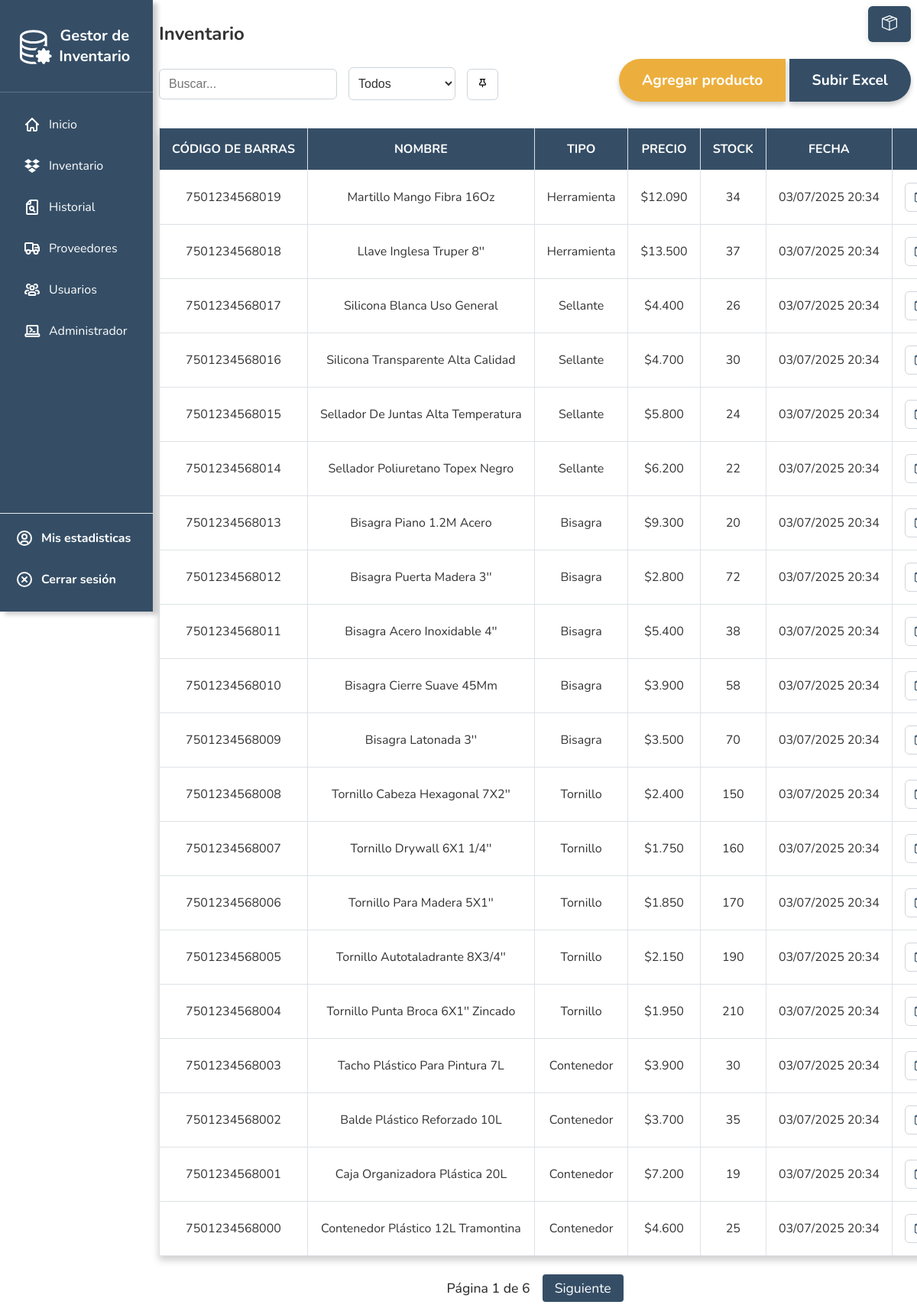
/inventario/ (signed in), run on the app's committed database.
### inventory/models.py (models this page shows, shortened)
class Producto(models.Model):
    name = models.CharField(max_length=200, default='Sin nombre')
    product_type = models.ForeignKey(ProductType, on_delete=models.CASCADE, verbose_name="Tipo")
    price = models.IntegerField()
    stock = models.IntegerField(default=0)
    codigo_barras = models.CharField(max_length=50, null=True, blank=True)
    date_added = models.DateTimeField(default=now, editable=False)
    class Meta:
        verbose_name = "Producto"
        verbose_name_plural = "Productos"

class ProductType(models.Model):
    name = models.CharField(max_length=100, unique=True)
    description = models.TextField(blank=True, null=True)
    is_active = models.BooleanField(default=True)
    created_at = models.DateTimeField(auto_now_add=True)
    class Meta:
        verbose_name = "Tipo de Producto"
        verbose_name_plural = "Tipos de Productos"

### inventory/views.py (the view)
# urls.py: path('inventario', inventario, name='inventario'),
@login_required
def inventario(request):
    query = request.GET.get('q', '')
    product_type_filter = request.GET.get('type', '')
    productos = Producto.objects.all()
    if query:
        productos = productos.filter(
            Q(name__icontains=query) |
            Q(codigo_barras__icontains=query)
        )
    if product_type_filter:
        productos = productos.filter(product_type__name=product_type_filter)
    from django.db.models import F
    productos = productos.annotate(
        codigo_barras_int=F('codigo_barras')
    ).order_by(
        F('codigo_barras').desc(nulls_last=True),
        '-id'
    )
    product_types = ProductType.objects.filter(is_active=True).order_by('name')
    paginator = Paginator(productos, 20)
    page_number = request.GET.get('page')
    productos = paginator.get_page(page_number)
    context = {
        'productos': productos,
        'product_types': product_types,
        'current_query': query,
        'current_type': product_type_filter
    }
    return render(request, 'inv/inventario.html', context)

### inventory/templatetags/number_filters.py (called while the page is built)
@register.filter
def comma_miles(value):
    try:
        return f"{int(value):,}".replace(",", ".")
    except:
        return value

### inventory/templates/inv/inventario.html (shortened to what this page needs)
{% extends 'inv/base.html' %}
{% load static %}
{% block body %}
<h2>Inventario</h2>
<div class="container-set-inventory">
  <div class="add_buttons">
    <div class="inventory-left">
      <div class="button-group">
        <input type="text" id="searchInput" placeholder="Buscar..." class="form-control d-inline-block w-auto" />
      </div>
      <div class="button-group">
        <select id="filterType" class="form-select d-inline-block w-auto">
          <option value="">Todos</option>
        </select>
        <button type="submit" class="dynamic-table-button">Entrar</button>
      </div>
    </div>
    <div class="inventory-right">
      <div class="button-group">
        <div class="button-group-fused">
          <a href="{% url 'producto_create' %}" class=" agregar-producto">Agregar producto</a>
          <a href="{% url 'upload_products_excel' %}" class=" agregar-excel">Subir Excel</a>
        </div>
      </div>
    </div>
  </div>
  <div id="tablaProductos">
    {% include 'inv/tabla_productos.html' %}
  </div>
  {% include 'inv/cart_panel.html' %}
  {% endblock %}

### inventory/templates/inv/tabla_productos.html (shortened to what this page needs)
{% load number_filters %}
<div class="table-responsive">
  <table class="table table-striped">
    <thead>
      <tr>
        <th>Código de Barras</th>
        <th>Nombre</th>
        <th>Tipo</th>
        <th>Precio</th>
        <th>Stock</th>
        <th>Fecha</th>
        <th>Acciones</th>
      </tr>
    </thead>
    <tbody>
      {% for producto in productos %}
      <tr>
        <td>{{ producto.codigo_barras|default:"-" }}</td>
        <td>{{ producto.name }}</td>
        <td>{{ producto.product_type.name }}</td>
        <td>${{ producto.price|comma_miles }}</td>
        <td>{{ producto.stock }}</td>
        <td>{{ producto.date_added|date:"d/m/Y H:i" }}</td>
        <td>
          <div class="table-action-group">
            <a class="cart-inv-btn table-action btn-action-sm" data-product-id="{{ producto.id }}"  data-product-name="{{ producto.name }}" data-product-price="{{ producto.price }}" data-product-stock="{{ producto.stock }}" title="Agregar al carrito">
            </a>
          </div>
        </td>
      </tr>
      {% empty %}
      <tr>
        <td colspan="7" class="text-center">No hay productos disponibles</td>
      </tr>
      {% endfor %}
    </tbody>
  </table>
</div>
<div class="pagination">
  <span>Página {{ productos.number }} de {{ productos.paginator.num_pages }}</span>
  {% if productos.has_next %}
  <a
    href="?page={{ productos.next_page_number }}{% if current_query %}&q={{ current_query }}{% endif %}{% if current_type %}&type={{ current_type }}{% endif %}">Siguiente</a>
  {% endif %}
</div>

### inventory/static/css/style.css (style rules this page uses)
.cart-inv-btn { display: inline-flex; align-items: center; justify-content: center; padding: .8vh 1.4vh; background: #354e66; border: none; border-radius: 1vh; vertical-align: middle; cursor: pointer; transition: background 0.2s; box-shadow: 0 4px 6px rgba(0, 0, 0, 0.3); }
.cart-inv-icon { color: white; }
html, body { overflow-y: scroll !important; overflow-x: hidden; font-family: 'Nunito', Arial, sans-serif; background-color: #ffffff; color: #333; margin: 0; padding: 0; }
.table { border-left: 1px solid #dee2e6; border-right: 1px solid #dee2e6; border-collapse: collapse; width: 100%; background-color: white; overflow-x: auto; margin-top: 2vh; box-shadow: 0 0.4rem 0.6rem rgba(0, 0, 0, 0.2); }
.table th { border-collapse: collapse; background-color: #354e66; color: white; text-align: center; padding: 1em; font-weight: bold; text-transform: uppercase; font-size: 1rem; }
.table td { text-align: center; padding: 1em; vertical-align: middle; border-bottom: 1px solid #dee2e6; font-size: 1rem; }
.button-group { display: flex; gap: 0; margin-bottom: 20px; }
.table { width: 100%; border-collapse: collapse; }
.table th, .table td { overflow: hidden; text-overflow: ellipsis; white-space: nowrap; vertical-align: middle; border: 1px solid #dee2e6; }
.table th { background-color: #354e66 !important; color: white; position: relative; }
.button-group { display: flex; gap: 15px; margin-bottom: 20px; }
button.dynamic-table-button { background-color: white; border-radius: 6px; border: 1px solid #ced4da; padding: 10px 12px; font-size: 1rem; margin-top: 10px; transition: border-color 0.2s; }
.form-select { padding: 6px 12px; border: 1px solid #ced4da; border-radius: 4px; background: #fff; font-size: 1rem; color: #333; min-width: 140px; outline: none; transition: border-color 0.2s; }
.form-control { border-radius: 6px; border: 1px solid #ced4da; padding: 10px 12px; font-size: 1rem; margin-top: 10px; transition: border-color 0.2s; }
.add_buttons select#filterType { border-radius: 6px; border: 1px solid #ced4da; padding: 1vh; font-size: 1rem; margin-top: 1vh; transition: border-color 0.2s; }
.add_buttons { display: flex; justify-content: space-between; align-items: center; flex-wrap: wrap; }
.agregar-producto { border-top-left-radius: 50px; border-bottom-left-radius: 50px; text-decoration: none; font-size: 1.2rem; padding: 15px 30px; margin: 10px 1px; font-weight: bold; transition: transform 0.2s, background-color 0.3s; background-color: rgb(236, 175, 61); color: white; box-shadow: 0 4px 6px rgba(0, 0, 0, 0.2); }
.agregar-excel { border-top-right-radius: 50px; border-bottom-right-radius: 50px; text-decoration: none; font-size: 1.2rem; padding: 15px 30px; margin: 1px 1px; font-weight: bold; transition: transform 0.2s, background-color 0.3s; background-color: #354e66; color: white; box-shadow: 0 4px 6px rgba(0, 0, 0, 0.2); }
.inventory-left { display: flex; align-items: center; gap: 15px; }
.button-group-fused a { border-radius: 0; margin-right: -1px; }
.button-group-fused a:first-child { border-top-left-radius: 50px; border-bottom-left-radius: 50px; }
.button-group-fused a:last-child { border-top-right-radius: 50px; border-bottom-right-radius: 50px; margin-right: 0; }
.pagination { display: flex; justify-content: center; align-items: center; margin-top: 24px; gap: 16px; font-size: 1.1em; }
.pagination a { color: #fff; background: #354e66; padding: 6px 16px; border-radius: 4px; text-decoration: none; transition: background 0.2s; }
.pagination span { color: #333; font-weight: 500; }
.table-action-group { display: flex; justify-content: center; align-items: center; gap: 6px; }
.table-action-group .cart-inv-btn, .table-action-group .btn-action-sm { background: #fff !important; color: #354e66 !important; border: 1px solid #d1d5db; box-shadow: none; padding: 4px 7px; border-radius: 6px; display: flex; align-items: center; justify-content: center; min-width: 28px; min-height: 28px; transition: background 0.2s, color 0.2s; }
.table-action-group svg { display: block; margin: 0 auto; color: inherit; }

### data on the page
Producto: codigo_barras "7501234568019", name "Martillo Mango Fibra 16Oz", product_type.name "Herramienta", price|comma_miles "12.090", stock "34", date_added "03/07/2025 20:34"
Producto: codigo_barras "7501234568018", name "Llave Inglesa Truper 8''", product_type.name "Herramienta", price|comma_miles "13.500", stock "37", date_added "03/07/2025 20:34"
Producto: codigo_barras "7501234568017", name "Silicona Blanca Uso General", product_type.name "Sellante", price|comma_miles "4.400", stock "26", date_added "03/07/2025 20:34"
Producto: codigo_barras "7501234568016", name "Silicona Transparente Alta Calidad", product_type.name "Sellante", price|comma_miles "4.700", stock "30", date_added "03/07/2025 20:34"
Producto: codigo_barras "7501234568015", name "Sellador De Juntas Alta Temperatura", product_type.name "Sellante", price|comma_miles "5.800", stock "24", date_added "03/07/2025 20:34"
Producto: codigo_barras "7501234568014", name "Sellador Poliuretano Topex Negro", product_type.name "Sellante", price|comma_miles "6.200", stock "22", date_added "03/07/2025 20:34"
Producto: codigo_barras "7501234568013", name "Bisagra Piano 1.2M Acero", product_type.name "Bisagra", price|comma_miles "9.300", stock "20", date_added "03/07/2025 20:34"
Producto: codigo_barras "7501234568012", name "Bisagra Puerta Madera 3''", product_type.name "Bisagra", price|comma_miles "2.800", stock "72", date_added "03/07/2025 20:34"
Producto: codigo_barras "7501234568011", name "Bisagra Acero Inoxidable 4''", product_type.name "Bisagra", price|comma_miles "5.400", stock "38", date_added "03/07/2025 20:34"
Producto: codigo_barras "7501234568010", name "Bisagra Cierre Suave 45Mm", product_type.name "Bisagra", price|comma_miles "3.900", stock "58", date_added "03/07/2025 20:34"
Producto: codigo_barras "7501234568009", name "Bisagra Latonada 3''", product_type.name "Bisagra", price|comma_miles "3.500", stock "70", date_added "03/07/2025 20:34"
Producto: codigo_barras "7501234568008", name "Tornillo Cabeza Hexagonal 7X2''", product_type.name "Tornillo", price|comma_miles "2.400", stock "150", date_added "03/07/2025 20:34"
Producto: codigo_barras "7501234568007", name "Tornillo Drywall 6X1 1/4''", product_type.name "Tornillo", price|comma_miles "1.750", stock "160", date_added "03/07/2025 20:34"
Producto: codigo_barras "7501234568006", name "Tornillo Para Madera 5X1''", product_type.name "Tornillo", price|comma_miles "1.850", stock "170", date_added "03/07/2025 20:34"
Producto: codigo_barras "7501234568005", name "Tornillo Autotaladrante 8X3/4''", product_type.name "Tornillo", price|comma_miles "2.150", stock "190", date_added "03/07/2025 20:34"
Producto: codigo_barras "7501234568004", name "Tornillo Punta Broca 6X1'' Zincado", product_type.name "Tornillo", price|comma_miles "1.950", stock "210", date_added "03/07/2025 20:34"
Producto: codigo_barras "7501234568003", name "Tacho Plástico Para Pintura 7L", product_type.name "Contenedor", price|comma_miles "3.900", stock "30", date_added "03/07/2025 20:34"
Producto: codigo_barras "7501234568002", name "Balde Plástico Reforzado 10L", product_type.name "Contenedor", price|comma_miles "3.700", stock "35", date_added "03/07/2025 20:34"
Producto: codigo_barras "7501234568001", name "Caja Organizadora Plástica 20L", product_type.name "Contenedor", price|comma_miles "7.200", stock "19", date_added "03/07/2025 20:34"
Producto: codigo_barras "7501234568000", name "Contenedor Plástico 12L Tramontina", product_type.name "Contenedor", price|comma_miles "4.600", stock "25", date_added "03/07/2025 20:34"

### other printed values
{{ productos.number }} "1"
{{ productos.paginator.num_pages }} "6"
